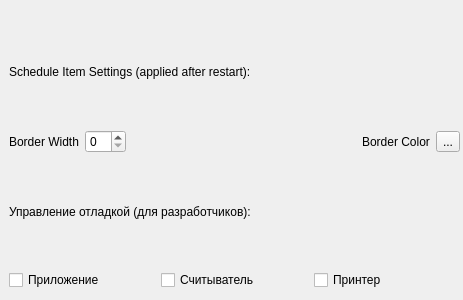
<?xml version="1.0" encoding="UTF-8"?>
<ui version="4.0">
 <class>Dialog</class>
 <widget class="QDialog" name="Dialog">
  <property name="geometry">
   <rect>
    <x>0</x>
    <y>0</y>
    <width>463</width>
    <height>300</height>
   </rect>
  </property>
  <property name="windowTitle">
   <string>Dialog</string>
  </property>
  <widget class="QWidget" name="verticalLayoutWidget">
   <property name="geometry">
    <rect>
     <x>9</x>
     <y>19</y>
     <width>451</width>
     <height>271</height>
    </rect>
   </property>
   <layout class="QVBoxLayout" name="mainLayout">
    <item>
     <widget class="QLabel" name="label_3">
      <property name="text">
       <string>Schedule Item Settings (applied after restart):</string>
      </property>
     </widget>
    </item>
    <item>
     <layout class="QHBoxLayout" name="horizontalLayout">
      <item>
       <widget class="QLabel" name="label">
        <property name="text">
         <string>Border Width</string>
        </property>
       </widget>
      </item>
      <item>
       <widget class="QSpinBox" name="borderWidth"/>
      </item>
      <item>
       <spacer name="horizontalSpacer">
        <property name="orientation">
         <enum>Qt::Horizontal</enum>
        </property>
        <property name="sizeHint" stdset="0">
         <size>
          <width>40</width>
          <height>20</height>
         </size>
        </property>
       </spacer>
      </item>
      <item>
       <widget class="QLabel" name="label_2">
        <property name="text">
         <string>Border Color</string>
        </property>
       </widget>
      </item>
      <item>
       <widget class="QToolButton" name="borderColor">
        <property name="text">
         <string>...</string>
        </property>
       </widget>
      </item>
     </layout>
    </item>
    <item>
     <widget class="QLabel" name="label_4">
      <property name="text">
       <string>Управление отладкой (для разработчиков):</string>
      </property>
     </widget>
    </item>
    <item>
     <layout class="QHBoxLayout" name="debugLayout">
      <item>
       <widget class="QCheckBox" name="debug_app">
        <property name="text">
         <string>Приложение</string>
        </property>
       </widget>
      </item>
      <item>
       <widget class="QCheckBox" name="debug_reader">
        <property name="text">
         <string>Считыватель</string>
        </property>
       </widget>
      </item>
      <item>
       <widget class="QCheckBox" name="debug_printer">
        <property name="text">
         <string>Принтер</string>
        </property>
       </widget>
      </item>
     </layout>
    </item>
   </layout>
  </widget>
 </widget>
 <resources/>
 <connections/>
</ui>
